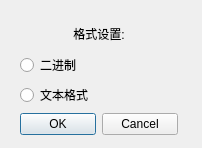
<?xml version="1.0" encoding="UTF-8"?>
<ui version="4.0">
 <class>MeshSaveDlg</class>
 <widget class="QDialog" name="MeshSaveDlg">
  <property name="geometry">
   <rect>
    <x>0</x>
    <y>0</y>
    <width>202</width>
    <height>148</height>
   </rect>
  </property>
  <property name="windowTitle">
   <string>Dialog</string>
  </property>
  <widget class="QWidget" name="layoutWidget">
   <property name="geometry">
    <rect>
     <x>20</x>
     <y>20</y>
     <width>158</width>
     <height>115</height>
    </rect>
   </property>
   <layout class="QVBoxLayout" name="verticalLayout_2">
    <item>
     <layout class="QVBoxLayout" name="verticalLayout">
      <item>
       <widget class="QLabel" name="label">
        <property name="text">
         <string>格式设置:</string>
        </property>
        <property name="alignment">
         <set>Qt::AlignCenter</set>
        </property>
       </widget>
      </item>
      <item>
       <widget class="QRadioButton" name="RadioBinary">
        <property name="text">
         <string>二进制</string>
        </property>
       </widget>
      </item>
      <item>
       <widget class="QRadioButton" name="RadioTxt">
        <property name="text">
         <string>文本格式</string>
        </property>
       </widget>
      </item>
     </layout>
    </item>
    <item>
     <widget class="QDialogButtonBox" name="buttonBox">
      <property name="orientation">
       <enum>Qt::Horizontal</enum>
      </property>
      <property name="standardButtons">
       <set>QDialogButtonBox::Cancel|QDialogButtonBox::Ok</set>
      </property>
     </widget>
    </item>
   </layout>
  </widget>
 </widget>
 <resources/>
 <connections>
  <connection>
   <sender>buttonBox</sender>
   <signal>accepted()</signal>
   <receiver>MeshSaveDlg</receiver>
   <slot>accept()</slot>
   <hints>
    <hint type="sourcelabel">
     <x>248</x>
     <y>254</y>
    </hint>
    <hint type="destinationlabel">
     <x>157</x>
     <y>274</y>
    </hint>
   </hints>
  </connection>
  <connection>
   <sender>buttonBox</sender>
   <signal>rejected()</signal>
   <receiver>MeshSaveDlg</receiver>
   <slot>reject()</slot>
   <hints>
    <hint type="sourcelabel">
     <x>316</x>
     <y>260</y>
    </hint>
    <hint type="destinationlabel">
     <x>286</x>
     <y>274</y>
    </hint>
   </hints>
  </connection>
 </connections>
</ui>
